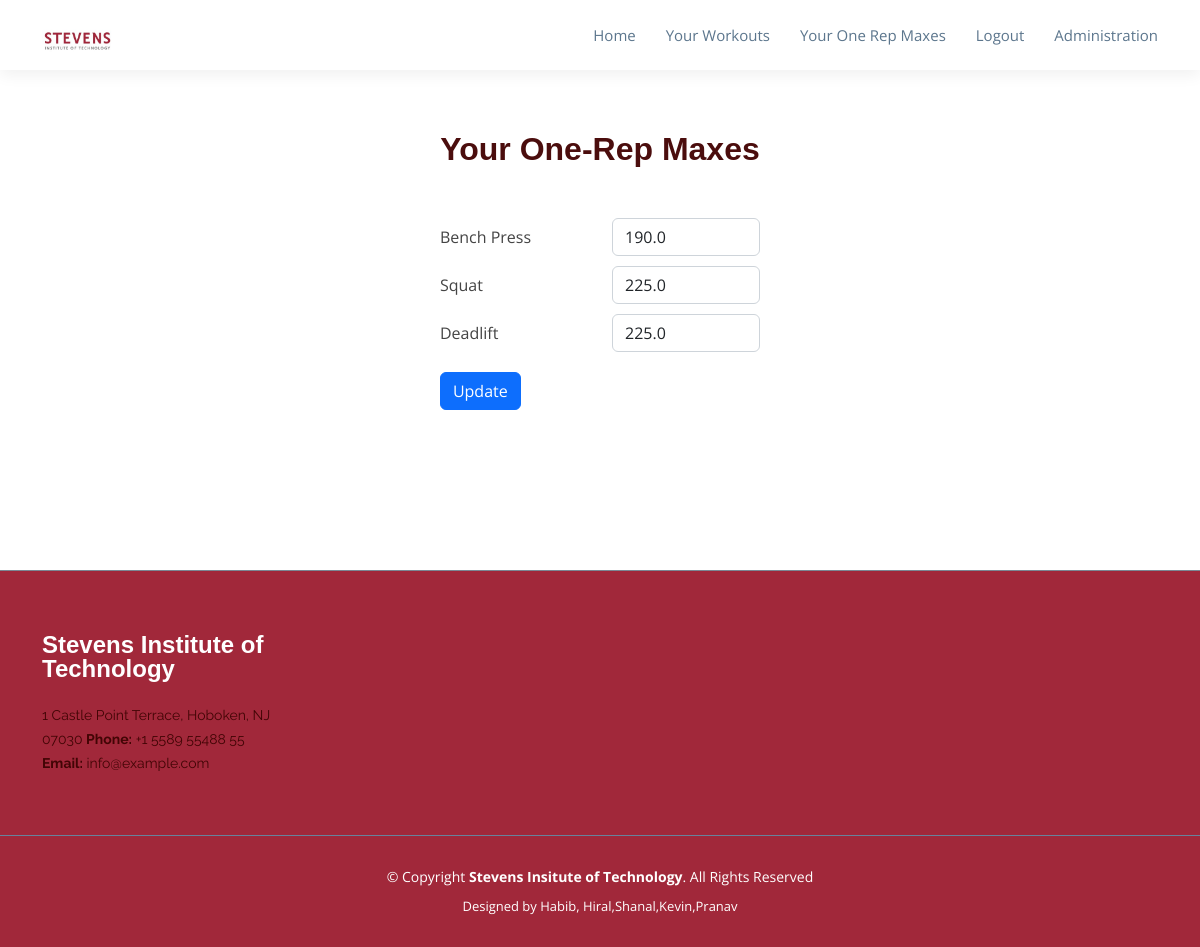
Before: /workouts/oneRepMaxes (signed in) with the older database file.
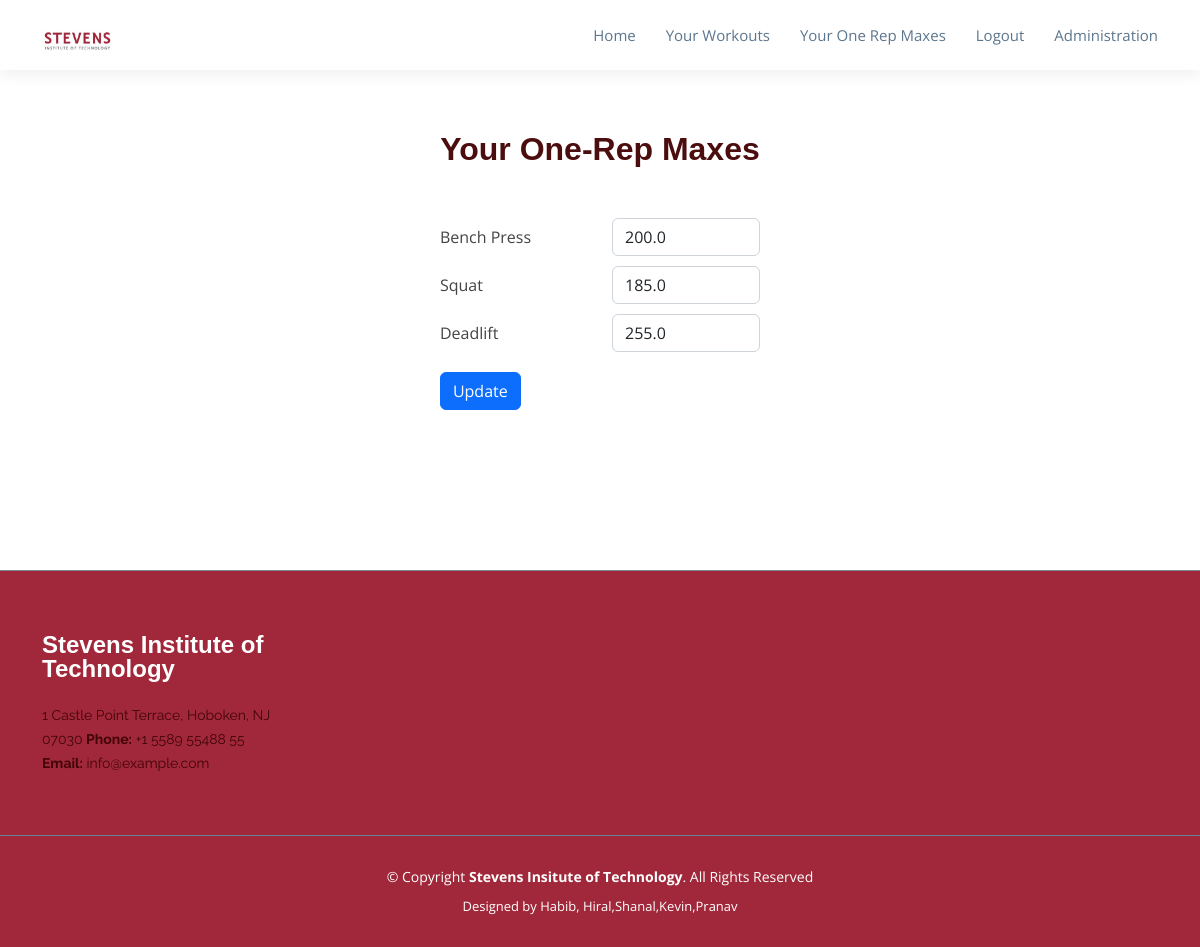
After: the same page with the newer database file.
### base/models.py (models this page shows, shortened)
class OneRepMax(models.Model):
    exercise = models.TextField(null=False)
    weight = models.FloatField(null=False)
    user = models.ForeignKey(User, on_delete=models.CASCADE, default=None)
    @property
    def exercisenameforhtml(self):
        return self.exercise.replace(' ', '')

### base/views.py (the view)
# urls.py: path('workouts/oneRepMaxes', views.one_rep_max, name="oneRepMaxes"),
def one_rep_max(request):
    if request.user.is_authenticated:
        member = request.user
        one_rep_maxes = OneRepMax.objects.filter(user=member.id)
        if one_rep_maxes is not None:
            context = {
                'oneRepMaxes': one_rep_maxes
            }
        return render(request, 'base/one_rep_max.html', context)
    else:
        return render(request, 'base/404.html', context={
            'msg': 'You must be logged in to view your One Rep Maxes'
        })

### base/templates/base/one_rep_max.html (shortened to what this page needs)
{% load static %}
<!DOCTYPE html>
<html lang="en">
<head>
  <link href="{% static 'home/vendor/animate.css/animate.min.css' %}" rel="stylesheet">
  <link href="{% static 'home/vendor/aos/aos.css' %}" rel="stylesheet">
  <link href="{% static 'home/vendor/bootstrap/css/bootstrap.min.css' %}" rel="stylesheet">
  <link href="{% static 'home/vendor/bootstrap-icons/bootstrap-icons.css' %}" rel="stylesheet">
  <link href="{% static 'home/vendor/boxicons/css/boxicons.min.css' %}" rel="stylesheet">
  <link href="{% static 'home/vendor/glightbox/css/glightbox.min.css' %}" rel="stylesheet">
  <link href="{% static 'home/vendor/swiper/swiper-bundle.min.css' %}" rel="stylesheet">
  <link rel="stylesheet" href="https://cdnjs.cloudflare.com/ajax/libs/font-awesome/4.7.0/css/font-awesome.min.css">
  <link href="{% static 'home/css/style.css' %}" rel="stylesheet">
  <link href="{% static 'home/css/style2.css' %}" rel="stylesheet">
</head>
<body>
    <header id="header" class="d-flex align-items-center">
        <div class="container d-flex align-items-center">
        <div class="logo me-auto">
        <a href="/"><img src="{% static 'home/img/logo/logo-1.jpg' %}" alt="" class="img-fluid"></a>
        </div>
        {% include 'base/navbar.html' %}
        </div>
    </header>
    <section id="oneRepMax">
        <div class="container">
            <div class="section-title">
                <h2>Your One-Rep Maxes</h2>
            </div>
            <div class="row">
                <div class="d-flex justify-content-center" style="padding-bottom: 100px;">
                    <form method="POST" action="oneRepMaxes/update">
                        {% for orm in oneRepMaxes %}
                        <div class="form-group row" style="margin-bottom: 10px;">
                            <label class="col-sm-6 col-form-label" for="onerepmax-{{orm.id}}">{{orm.exercise}}</label>
                            <div class="col-sm-6">
                                <input type="number" name="{{orm.exercisenameforhtml}}-weight" class="form-control" id="onerepmax-{{orm.id}}" value="{{orm.weight}}"/>
                            </div>
                        </div>
                        {% endfor %}
                        <button type="submit" class="btn btn-primary" style="margin-top: 10px">Update</button>
                    </form>
                </div>
            </div>
        </div>
    </section>
    <footer id="footer">
        <div class="footer-top">
        <div class="container">
            <div class="row">
            <div class="col-lg-3 col-md-6 footer-info">
                <h3>Stevens Institute of Technology</h3>
                <p>
                1 Castle Point Terrace, Hoboken, NJ 07030
                <strong>Phone:</strong> +1 5589 55488 55<br>
                <strong>Email:</strong> info@example.com<br>
                </p>
                </div>
            </div>
            </div>
        </div>
        <div class="container">
        <div class="copyright">
            &copy; Copyright <strong><span>Stevens Insitute of Technology</span></strong>. All Rights Reserved
        </div>
        <div class="credits">
            Designed by Habib, Hiral,Shanal,Kevin,Pranav</a>
        </div>
        </div>
    </footer>
</body>

### base/templates/base/navbar.html (shortened to what this page needs)
<nav id="navbar" class="navbar">
    <ul>
      <li>
        <a class="nav-link" href="/">
            Home
        </a>
      </li>
      {% if request.user.is_authenticated %}
      <li>
        <a class="nav-link" href="{% url 'workouts' %}">
            Your Workouts
        </a>
      </li>
      {% endif %}
      {% if request.user.is_authenticated %}
      <li>
        <a class="nav-link" href="{% url 'oneRepMaxes' %}">
          Your One Rep Maxes
        </a>
      </li>
      {% endif %}
      {% if request.user.is_authenticated %}
      <li>
        <a class="nav-link" href="{% url 'logout' %}">
            Logout
        </a>
        {% else %}
        <a class="nav-link" href="{% url 'login' %}">
            Login
        </a>
      </li>
      {% endif %}
      {% if request.user.is_authenticated and request.user.is_staff %}
      <li>
        <a class="nav-link" href="/admin">
            Administration
        </a>
      </li>
      {% endif %}
    </ul>
  </nav>

### base/static/home/css/style.css (style rules this page uses)
body { font-family: "Open Sans", sans-serif; color: #444; }
a { color: red; text-decoration: none; }
h1, h2, h3, h4, h5, h6, .font-primary { font-family: "Arial", sans-serif; }
#header { height: 70px; background: #fff; z-index: 997; box-shadow: 0px 5px 15px 0px rgba(0, 0, 0, 0.06); }
#header .logo img { padding: 0; margin: 0; max-height: 40px; }
.scrolled-offset { margin-top: 70px; }
.navbar { padding: 0; }
.navbar ul { margin: 0; padding: 0; display: flex; list-style: none; align-items: center; }
.navbar li { position: relative; }
.navbar a, .navbar a:focus { display: flex; align-items: center; justify-content: space-between; padding: 10px 0 10px 30px; font-family: "Open Sans", sans-serif; font-size: 15px; color: #5c768d; white-space: nowrap; transition: 0.3s; }
section { padding: 60px 0; overflow: hidden; }
.section-title { text-align: center; padding-bottom: 30px; }
.section-title h2 { font-size: 32px; font-weight: 600; margin-bottom: 20px; padding-bottom: 0; color: rgb(75, 13, 13); }
#footer { background: rgb(161, 40, 58); padding: 0 0 30px 0; color: #fff; font-size: 14px; }
#footer .footer-top { background: rgb(161, 40, 58); border-top: 1px solid #7b8894; border-bottom: 1px solid #67839c; padding: 60px 0 30px 0; }
#footer .footer-top .footer-info { margin-bottom: 30px; }
#footer .footer-top .footer-info h3 { font-size: 24px; margin: 0 0 20px 0; padding: 2px 0 2px 0; line-height: 1; font-weight: 700; }
#footer .footer-top .footer-info p { font-size: 14px; line-height: 24px; margin-bottom: 0; font-family: "Raleway", sans-serif; color: rgb(66, 5, 5); }
#footer .copyright { text-align: center; padding-top: 30px; }
#footer .credits { padding-top: 10px; text-align: center; font-size: 13px; color: #fff; }

### base/static/home/css/style2.css (style rules this page uses)
.section-title { grid-row: 1; grid-column: span 3; }

Changed rows visible on the page:
changed OneRepMax "Bench Press": weight "190.0" → "200.0"
changed OneRepMax "Squat": weight "225.0" → "185.0"
changed OneRepMax "Deadlift": weight "225.0" → "255.0"
